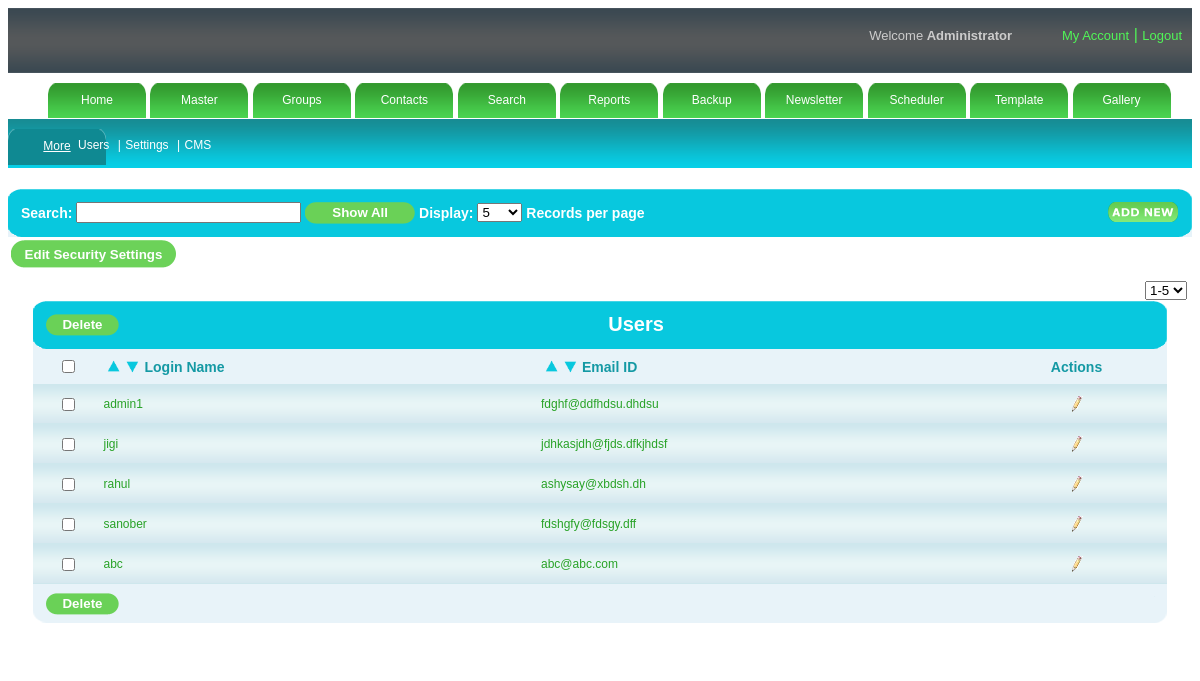
The app's page /admin/security.php (signed in) with its own data.
### tables this page shows
CREATE TABLE IF NOT EXISTS `setting` (
  `rpp` varchar(100) NOT NULL,
  `eid` varchar(100) NOT NULL,
  `mask` varchar(500) NOT NULL
);

CREATE TABLE IF NOT EXISTS `sysadmin` (
  `user_id` bigint(50) NOT NULL AUTO_INCREMENT,
  `username` varchar(50) NOT NULL,
  `password` varchar(50) NOT NULL,
  `emailid` varchar(1000) NOT NULL,
  `rights` varchar(100) NOT NULL,
  `subrights` varchar(200) NOT NULL,
  `ssrights` varchar(1000) NOT NULL,
  PRIMARY KEY (`user_id`)
);

### admin/rights.php (called while the page is built, shortened)
<?php
$s="select * from sysadmin where username='".$_SESSION['user']."'";
$rs=mysql_query($s);
$p=mysql_fetch_array($rs);
$subrights=explode(",",$p['subrights']);
?>

### admin/security_content.php (the view, shortened to what this page needs)
<div id="table">
    	<table border="0" cellpadding="0" cellspacing="0" width="100%">
        <tr>
        <td colspan="5">
            <table width="100%" cellpadding="0" cellspacing="0" border="0">
            <tr>
                <th><img src="images/tableheadleft.png" /></th>
                <th class="thbackground"  align="left">
                    <?php
				$flag=0;
				include("rights.php");
				for($i=0;$i<count($subrights);$i++)
				{
					if($subrights[$i]=="6.3")
					{
						$flag=1;
					}
				}
				if($flag==1)
				{?>
                  <input type="button" onClick="javascript:mdelete(<?php echo $page-1; ?>,<?php echo $page_no_start; ?>,0,<?php echo $lastpage; ?>,<?php echo $last_page_rec; ?>,<?php echo $rec_limit; ?>);" value="Delete" class="regbtn"><?php } ?></th>
           <th class="thbackground" width="100%"> Users
                </th>
                <th><img src="images/tableheadright.png" /></th>
            </tr>
            </table>
            </td>
        </tr>
        <tr>
        <td class="tabletitle"><input type="checkbox" name="check" id="check"  onclick="checkall_none();"/></td>
            <td class="tabletitle">
           <table>
           <tr>
              			<td><a onclick="desc(<?php echo '1' ?>,<?php echo $page-1; ?>,<?php echo $page_no_start; ?>,0,<?php echo $lastpage; ?>,<?php echo $last_page_rec; ?>,<?php echo $rec_limit; ?>)"><img src="images/up.png" height="15" width="15" title="Descending" /></a></td>
                        <td><a onclick="asc(<?php echo '1' ?>,<?php echo $page-1; ?>,<?php echo $page_no_start; ?>,0,<?php echo $lastpage; ?>,<?php echo $last_page_rec; ?>,<?php echo $rec_limit; ?>)"><img src="images/down.png" height="15" width="15" title="Ascending"/></a></td>
              			<td>Login Name</td>
         	</tr>
            </table>
            <td class="tabletitle">
            <table>
           	<tr>
                    <td><a onclick="desc(<?php echo '2' ?>,<?php echo $page-1; ?>,<?php echo $page_no_start; ?>,0,<?php echo $lastpage; ?>,<?php echo $last_page_rec; ?>,<?php echo $rec_limit; ?>)"><img src="images/up.png" height="15" width="15" title="Descending" /></a></td>
                        <td><a onclick="asc(<?php echo '2' ?>,<?php echo $page-1; ?>,<?php echo $page_no_start; ?>,0,<?php echo $lastpage; ?>,<?php echo $last_page_rec; ?>,<?php echo $rec_limit; ?>)"><img src="images/down.png" height="15" width="15" title="Ascending"/></a></td>
              			<td>Email ID</td>
            </tr>
            </table>
            </td>
            <td class="tabletitle">Actions</td>
        </tr>
             <?php
			if(isset($_GET['search']))
			{
				$search=$_GET['search'];
			}
			else
			{
				$search="";
			}
			if(isset($_GET['order']))
			{
			$sql ="select a.user_id,a.username,a.emailid from (select user_id,username,emailid from sysadmin where username!='".$_SESSION['user']."' and username like '%".$search."%' or emailid like '%".$search."%' limit $offset,$rec_limit) a order by ".$_GET['field']." ".$_GET['order'] ;
			}
			else
			{
				$sql ="select * from sysadmin where username!='".$_SESSION['user']."' and username like '%".$search."%' or emailid like '%".$search."%'  limit $offset,$rec_limit";
			}
			$res = mysql_query($sql);
			while($row = mysql_fetch_object($res))
			{
			?>
			<tr>
        	<td class="tdbg"><input type="checkbox" name="C1_<?php echo $row->user_id;?>"  id="C1_<?php echo $row->user_id;?>"/></td>
            <?php
			  if(isset($_GET['op']))
			  {
			  		if($_GET['op']=="update")
					{
			  			if($_GET['id']==$row->user_id)
						{
			  ?>
            <td class="tdbg1"><table><tr><td><input type="text" class="txtedit" id="security_name" value="<?php echo stripslashes($row->username);?>" onkeypress="javascript:security_edit_oe(<?php echo $_REQUEST['id']; ?>,<?php echo $page-1; ?>,<?php echo $page_no_start; ?>,0,<?php echo $lastpage; ?>,<?php echo $last_page_rec; ?>,<?php echo $rec_limit; ?>,event,'<?php if(isset($_GET['order'])){echo $_GET['order'];}else{ echo "0";} ?>');"/></td><td class="txt2"><div id="d_security_name"><?php if(isset($err)){if($err=="Duplicate Username..."){echo $err;}} ?></div></td></tr></table></td>
            <td class="tdbg1"><table><tr><td><input type="text" class="txtedit" id="security_email" value="<?php echo stripslashes($row->emailid);?>" onkeypress="javascript:security_edit_oe(<?php echo $_REQUEST['id']; ?>,<?php echo $page-1; ?>,<?php echo $page_no_start; ?>,0,<?php echo $lastpage; ?>,<?php echo $last_page_rec; ?>,<?php echo $rec_limit; ?>,event,'<?php if(isset($_GET['order'])){echo $_GET['order'];}else{ echo "0";} ?>');"/></td><td class="txt2"><div id="d_security_email"><?php if(isset($err)){if($err=="Duplicate Email..."){echo $err;}} ?></div></td></tr></table></td>
            <td class="tdbg">
            <table align="center" cellpadding="5" cellspacing="5">
                <tr>
                	<td class="tdaction"><div align="center"><a onClick="javascript:security_edit(<?php echo $_REQUEST['id']; ?>,<?php echo $page-1; ?>,<?php echo $page_no_start; ?>,0,<?php echo $lastpage; ?>,<?php echo $last_page_rec; ?>,<?php echo $rec_limit; ?>,'<?php if(isset($_GET['order'])){echo $_GET['order'];}else{ echo "0";} ?>');"><img src="images/success.gif" title="Save"/></a></div></td>
                    </tr>
                </table>
                </td>
            <?php
			  			}
						else
						{
				?>
                <td class="tdbg1"><?php echo stripslashes($row->username);?></td>
              <td class="tdbg1"><?php echo stripslashes($row->emailid);?></td>
                <td class="tdbg">
                <table align="center" cellpadding="5" cellspacing="5">
                <tr>
                	<td class="tdaction">
                     <?php
				$flag=0;
				include("rights.php");
				for($i=0;$i<count($subrights);$i++)
				{
					if($subrights[$i]=="6.2")
					{
						$flag=1;
					}
				}
				if($flag==1)
				{?>
             <div align="center"><a onClick="javascript:update(<?php echo $row->user_id;?>,<?php echo $page-1; ?>,<?php echo $page_no_start; ?>,0,<?php echo $lastpage; ?>,<?php echo $last_page_rec; ?>,<?php echo $rec_limit; ?>,'<?php if(isset($_GET['order'])){echo $_GET['order'];}else{ echo "0";} ?>')"><img src="images/edit-icon.png" title="Edit"/></a></div>
               <?php }?>		</td>
               	</tr>
                </table>
                </td>
             <?php 	}
			   		}
					else
					{?>
           <td class="tdbg1"><?php echo stripslashes($row->username);?></td>
              <td class="tdbg1"><?php echo stripslashes($row->emailid);?></td>
                <td class="tdbg">
            	<table align="center" cellpadding="5" cellspacing="5">
                <tr>
                	<td class="tdaction">
                     <?php
				$flag=0;
				include("rights.php");
				for($i=0;$i<count($subrights);$i++)
				{
					if($subrights[$i]=="6.2")
					{
						$flag=1;
					}
				}
				if($flag==1)
				{?>
                   <div align="center"><a onClick="javascript:update(<?php echo $row->user_id;?>,<?php echo $page-1; ?>,<?php echo $page_no_start; ?>,0,<?php echo $lastpage; ?>,<?php echo $last_page_rec; ?>,<?php echo $rec_limit; ?>,'<?php if(isset($_GET['order'])){echo $_GET['order'];}else{ echo "0";} ?>')"><img src="images/edit-icon.png" title="Edit"/></a></div>
                       <?php }?>
                   </td>
                </tr>
                </table>
                </td>
					<?php }
				}
			   else
			   {?>
                       <td class="tdbg1"><?php echo stripslashes($row->username);?></td>
              <td class="tdbg1"><?php echo stripslashes($row->emailid);?></td>
                 <td class="tdbg">
                <table align="center" cellpadding="5" cellspacing="5">
                <tr>
                	<td class="tdaction">
            <?php
				$flag=0;
				include("rights.php");
				for($i=0;$i<count($subrights);$i++)
				{
					if($subrights[$i]=="6.2")
					{
						$flag=1;
					}
				}
				if($flag==1)
				{?>
                <div align="center"><a onClick="javascript:update(<?php echo $row->user_id;?>,<?php echo $page-1; ?>,<?php echo $page_no_start; ?>,0,<?php echo $lastpage; ?>,<?php echo $last_page_rec; ?>,<?php echo $rec_limit; ?>,'<?php if(isset($_GET['order'])){echo $_GET['order'];}else{ echo "0";} ?>')"><img src="images/edit-icon.png" title="Edit"/></a></div>      <?php }?></td>  </tr>
                </table></td>
               <?php } ?>
        </tr>
        <?php }?>
        <tr>
        <td colspan="4">
            <table width="100%" cellpadding="0" cellspacing="0" border="0">
            <tr>
                <th><img src="images/tablefootright.png" /></th>
                <th class="thbackground1" width="100%" align="left">
                     <?php
				$flag=0;
				include("rights.php");
				for($i=0;$i<count($subrights);$i++)
				{
					if($subrights[$i]=="6.3")
					{
						$flag=1;
					}
				}
				if($flag==1)
				{?>
                  <input type="button" onClick="javascript:mdelete(<?php echo $page-1; ?>,<?php echo $page_no_start; ?>,0,<?php echo $lastpage; ?>,<?php echo $last_page_rec; ?>,<?php echo $rec_limit; ?>);" value="Delete" class="regbtn" class="regbtn"><?php } ?>
                </th>
                <th><img src="images/tablefootleft.png" /></th>
            </tr>
            </table>
        </td>
        </tr>
        </table>
    </div>
</div>

### admin/security.php (shortened to what this page needs)
<!DOCTYPE html PUBLIC "-//W3C//DTD XHTML 1.0 Transitional//EN" "http://www.w3.org/TR/xhtml1/DTD/xhtml1-transitional.dtd">
<html xmlns="http://www.w3.org/1999/xhtml">
<head>
<link href="style.css" rel="stylesheet" media="screen" /><script type="text/javascript" src="validation.js"></script>
<link rel="stylesheet" type="text/css" href="mouseovertabs.css" />
<link href="dhtmlgoodies_calendar.css" rel="stylesheet" type="text/css" />
</head>
<body>
<?php include("header.php");?>
<?php include("menu.php");?>
<div id="submenu" >
<div >
<ul>
<?php
	for($i=0;$i<count($rights);$i++)
				{
					if($rights[$i]=="6")
					{
						$flag=1;
					}
				}
				if($flag==1)
				{?>
	<li class="submenuitem"><a href="security.php">Users </a> |</li>
    <?php $flag=0;
				}
				for($i=0;$i<count($rights);$i++)
				{
					if($rights[$i]=="8")
					{
						$flag=1;
					}
				}
				if($flag==1)
				{?>
    <li class="submenuitem"><a href="settings.php">Settings</a> |</li>
     <?php $flag=0;
				}
				for($i=0;$i<count($rights);$i++)
				{
					if($rights[$i]=="11")
					{
						$flag=1;
					}
				}
				if($flag==1)
				{?>
    <li class="submenuitem"><a href="cms.php">CMS </a> </li>
    <?php $flag=0;}?>
</ul>
</div>
</div>
<div id="maincontent">
    <div id="searchbar">
    <table border="0" cellpadding="0" cellspacing="0" width="100%">
        <tr>
        <td colspan="5">
            <table width="100%" cellpadding="0" cellspacing="0" border="0">
            <tr>
                <th><img src="images/tableheadleft.png" /></th>
                <th class="thbackground12" width="100%">Search:
                <input type="text" size="25" id="txtsearch" name="txtsearch" value="" onKeyUp="javascript:tsearch()"  />
                <input type="button"  value="Show All" class="regbtn1" size="40" onclick="javascript:showall();"/>
                Display:
                    <select onchange="recperpage()" id="sel_limit">
                    <?php
						$sql="select * from setting";
						$res=mysql_query($sql);
						$row1=mysql_fetch_array($res);
						$a=$row1[0];
						$a=explode(",",$a);
						for($i=0;$i<count($a);$i++)
						{
						?>
                   <option value="<?php echo $a[$i];?>"><?php echo $a[$i];?></option>
        <?php } ?>
                    </select>
                    Records per page
                   <?php
		$flag=0;
		include("rights.php");
		for($i=0;$i<count($subrights);$i++)
		{
			if($subrights[$i]=="6.1")
			{
				$flag=1;
			}
		}
		if($flag==1)
		{
	?>
                <div class="floatright"><a onclick="javascript:addrecord();"><img src="images/addnew.png"  class="noborder"/></a></div>
   <?php } ?>
                </th>
                <th><img src="images/tableheadright.png" /></th>
            </tr>
            </table>
            </td>
        </tr>
       </table>
    </div>
    <?php
				$flag=0;
				include("rights.php");
				for($i=0;$i<count($subrights);$i++)
				{
					if($subrights[$i]=="6.2")
					{
						$flag=1;
					}
				}
				if($flag==1)
				{?>
<table>
	<tr>
		<td><input type="button" value="Edit Security Settings" onclick="editss();" class="regbtn2"/></td>
    </tr>
 </table>
 <?php } ?>
    <div id="content">
	<?php include_once("pagingsecurity.php");?>
    </div>
<div id="blank"></div>
</body>
</html>

### admin/style.css (style rules this page uses)
body { font-family:Verdana, Arial, Helvetica, sans-serif; }
.regbtn { background:url(images/btn.png) no-repeat; border:none; color:#FFFFFF; width:73px; font-weight:bolder; height:22px; vertical-align:text-top; }
.regbtn1 { background:url(images/btn1.png) no-repeat; border:none; color:#FFFFFF; width:110px; font-weight:bolder; height:22px; }
.regbtn2 { background:url(images/btn2.png) no-repeat; border:none; color:#FFFFFF; width:165px; font-weight:bolder; height:28px; }
#submenu ul { display:inline-block; padding-left:70px; }
.submenuitem { list-style-type:none; color:#FFFFFF; font-size:12px; display:inline-block; font:Verdana, Arial, Helvetica, sans-serif; }
.submenuitem a { text-decoration:none; color:#FFFFFF; margin-right:5px; }
.tdbg { background:url(images/tdbg.png); height:40px; border:none; color:#1499a4; font-size:12px; text-align:center; }
.tdbg1 { background:url(images/tdbg.png); height:40px; border:none; color:#28a227; font-size:12px; text-align:left; }
.tdaction a img { border:none; }
#submenu { background:url(images/submenu.png); width:auto; height:49px; }
#content { margin:auto; background-color:#FFFFFF; width:auto; padding-top:10px; }
#maincontent { z-index:99; margin:auto; background-color:#FFFFFF; width:auto; padding-top:20px; }
.thbackground { background:url(images/tablehead.png); border:none; color:#FFFFFF; font-size:20px; text-align:center; }
.thbackground12 { background:url(images/tablehead.png); border:none; color:#FFFFFF; font-size:14px; text-align:left; }
.thbackground1 { background-color:#e8f3f9; }
#table { padding-left:25px; padding-top:15px; padding-right:25px; }
.noborder { border:none; }
.tabletitle { color:#1499a4; font-size:14px; font-weight:bold; text-align:center; height:35px; background-color:#e8f3f9; }
#blank { height:30px; width:auto; background-color:#FFFFFF; }
.floatright { float:right; }

### records on screen
setting: rpp "5"
sysadmin: username "admin1", emailid "fdghf@ddfhdsu.dhdsu"
sysadmin: username "jigi", emailid "jdhkasjdh@fjds.dfkjhdsf"
sysadmin: username "rahul", emailid "ashysay@xbdsh.dh"
sysadmin: username "sanober", emailid "fdshgfy@fdsgy.dff"
sysadmin: username "abc", emailid "abc@abc.com"

### other values on screen
form field value "1-5"
